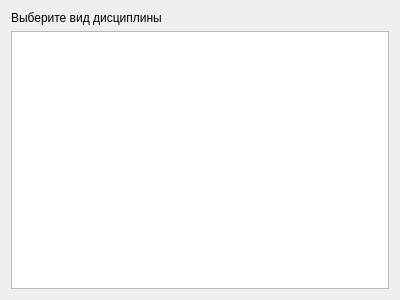
<?xml version="1.0" encoding="UTF-8"?>
<ui version="4.0">
 <class>DisciplineTypePage</class>
 <widget class="QWidget" name="DisciplineTypePage">
  <property name="geometry">
   <rect>
    <x>0</x>
    <y>0</y>
    <width>400</width>
    <height>300</height>
   </rect>
  </property>
  <property name="windowTitle">
   <string>Form</string>
  </property>
  <layout class="QVBoxLayout" name="verticalLayout">
   <item>
    <widget class="QLabel" name="l_disciplineType">
     <property name="text">
      <string>Выберите вид дисциплины</string>
     </property>
    </widget>
   </item>
   <item>
    <widget class="QListWidget" name="lw_discipilneType"/>
   </item>
  </layout>
 </widget>
 <resources/>
 <connections/>
</ui>
